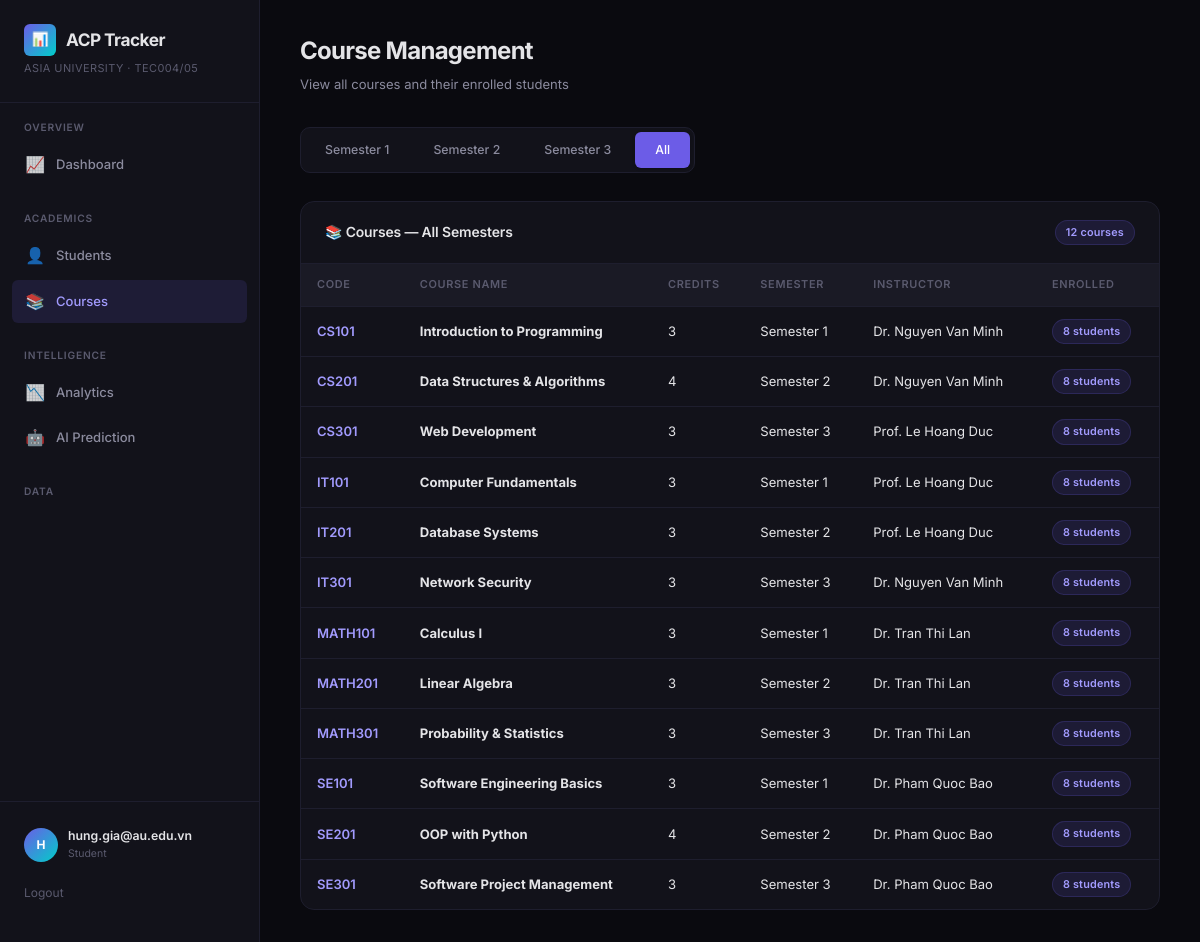
Screenshot of /courses (signed in) with the database file from the repository.
### tables this page shows
CREATE TABLE Students (
    id INTEGER PRIMARY KEY AUTOINCREMENT,
    student_code TEXT UNIQUE NOT NULL,
    name TEXT NOT NULL,
    email TEXT,
    date_of_birth TEXT,
    role TEXT DEFAULT 'student'
);

CREATE TABLE Semesters (
    id INTEGER PRIMARY KEY AUTOINCREMENT,
    name TEXT NOT NULL,
    year INTEGER NOT NULL,
    start_date TEXT,
    end_date TEXT
);

CREATE TABLE Courses (
    id INTEGER PRIMARY KEY AUTOINCREMENT,
    course_code TEXT UNIQUE NOT NULL,
    name TEXT NOT NULL,
    credits INTEGER NOT NULL,
    semester_id INTEGER NOT NULL,
    instructor_id INTEGER,
    FOREIGN KEY (semester_id) REFERENCES Semesters(id),
    FOREIGN KEY (instructor_id) REFERENCES Instructors(id)
);

CREATE TABLE Instructors (
    id INTEGER PRIMARY KEY AUTOINCREMENT,
    name TEXT NOT NULL,
    email TEXT,
    department TEXT,
    role TEXT DEFAULT 'instructor'
);

### app.py (the view)
@app.route("/courses")
@login_required
@require_role("admin", "instructor", "student")
def courses_page():
    semester_id = request.args.get("semester_id", type=int)
    semesters = get_semesters()
    semester_label = _semester_label(semester_id)
    course_objects = Course.all(semester_id)
    courses = []
    for c in course_objects:
        instructor = Instructor.from_db(c.instructor_id) if c.instructor_id else None
        courses.append({
            "id": c.id,
            "course_code": c.course_code,
            "name": c.name,
            "credits": c.credits,
            "semester_name": c.get_semester_name(),
            "instructor_name": instructor.name if instructor else "TBD",
            "enrolled_count": len(c.get_enrolled_students()),
        })
    return render_template(
        "courses.html",
        active_page="courses",
        semesters=semesters,
        current_semester=semester_id,
        semester_label=semester_label,
        courses=courses,
    )

### app.py (called while the page is built)
def get_semesters():
    return execute_query("SELECT * FROM Semesters ORDER BY id", fetchall=True)

def _semester_label(semester_id):
    if semester_id:
        sem = execute_query("SELECT name FROM Semesters WHERE id=?", (semester_id,), fetchone=True)
        return sem["name"] if sem else "Unknown"
    return "All Semesters"

### database/connection.py (called while the page is built)
@contextmanager
def get_connection():
    conn = sqlite3.connect(config.DB_PATH)
    conn.row_factory = sqlite3.Row
    conn.execute("PRAGMA foreign_keys = ON")
    try:
        yield conn
        conn.commit()
    except Exception:
        conn.rollback()
        raise
    finally:
        conn.close()

def execute_query(query, params=(), fetchone=False, fetchall=False):
    with get_connection() as conn:
        cursor = conn.execute(query, params)
        if fetchone:
            return cursor.fetchone()
        if fetchall:
            return cursor.fetchall()
        return cursor.lastrowid

### models/course.py (called while the page is built)
    @classmethod
    def all(cls, semester_id=None):
        if semester_id:
            rows = execute_query(
                "SELECT * FROM Courses WHERE semester_id=? ORDER BY course_code",
                (semester_id,), fetchall=True,
            )
        else:
            rows = execute_query("SELECT * FROM Courses ORDER BY course_code", fetchall=True)
        return [
            cls(
                course_code=r["course_code"], name=r["name"], credits=r["credits"],
                semester_id=r["semester_id"], instructor_id=r["instructor_id"], db_id=r["id"],
            )
            for r in rows
        ]

    def get_enrolled_students(self):
        return execute_query(
            """SELECT s.* FROM Students s
               JOIN Enrollments e ON s.id = e.student_id
               WHERE e.course_id = ? AND e.status = 'active'
               ORDER BY s.name""",
            (self.id,), fetchall=True,
        )

    def get_semester_name(self):
        row = execute_query("SELECT name FROM Semesters WHERE id=?", (self.semester_id,), fetchone=True)
        return row["name"] if row else "Unknown"

### models/person.py (called while the page is built)
    @classmethod
    def from_db(cls, instructor_id):
        row = execute_query(
            "SELECT * FROM Instructors WHERE id=?", (instructor_id,), fetchone=True
        )
        if not row:
            return None
        return cls(
            name=row["name"],
            email=row["email"],
            department=row["department"],
            db_id=row["id"],
        )

### templates/courses.html (shortened to what this page needs)
{% extends "base.html" %}
{% block content %}
<div class="page-header">
    <h2>Course Management</h2>
    <p class="page-subtitle">View all courses and their enrolled students</p>
</div>
<div class="semester-tabs" id="course-semester-filter">
    {% for sem in semesters %}
        <a href="{{ url_for('courses_page', semester_id=sem.id) }}"
           class="semester-tab {% if current_semester == sem.id %}active{% endif %}">
            {{ sem.name }}
        </a>
    {% endfor %}
    <a href="{{ url_for('courses_page') }}"
       class="semester-tab {% if current_semester is none %}active{% endif %}">
        All
    </a>
</div>
<div class="card animate-in">
    <div class="card-header">
        <h3>📚 Courses — {{ semester_label }}</h3>
        <span class="badge badge-accent">{{ courses|length }} courses</span>
    </div>
    <div class="card-body flush">
        <table class="data-table" id="courses-table">
            <thead>
                <tr>
                    <th>Code</th>
                    <th>Course Name</th>
                    <th>Credits</th>
                    <th>Semester</th>
                    <th>Instructor</th>
                    <th>Enrolled</th>
                </tr>
            </thead>
            <tbody>
                {% for c in courses %}
                <tr>
                    <td><span style="color: var(--accent-secondary); font-weight: 600;">{{ c.course_code }}</span></td>
                    <td><strong>{{ c.name }}</strong></td>
                    <td>{{ c.credits }}</td>
                    <td>{{ c.semester_name }}</td>
                    <td>{{ c.instructor_name or 'TBD' }}</td>
                    <td><span class="badge badge-accent">{{ c.enrolled_count }} students</span></td>
                </tr>
                {% endfor %}
            </tbody>
        </table>
    </div>
</div>
{% endblock %}

### templates/base.html (shortened to what this page needs)
<!DOCTYPE html>
<html lang="en">
<head>
    <link rel="stylesheet" href="{{ url_for('static', filename='css/style.css') }}">
</head>
<body>
    <div class="app-layout">
        <aside class="sidebar">
            <div class="sidebar-brand">
                <h1>
                    <span class="brand-icon">📊</span>
                    ACP Tracker
                </h1>
                <div class="brand-sub">Asia University · TEC004/05</div>
            </div>
            <nav class="sidebar-nav">
                <div class="nav-section">
                    <div class="nav-section-title">Overview</div>
                    <a href="{{ url_for('dashboard') }}" class="nav-link {% if active_page == 'dashboard' %}active{% endif %}" id="nav-dashboard">
                        <span class="nav-icon">📈</span> Dashboard
                    </a>
                </div>
                <div class="nav-section">
                    <div class="nav-section-title">Academics</div>
                    <a href="{{ url_for('students_page') }}" class="nav-link {% if active_page == 'students' %}active{% endif %}" id="nav-students">
                        <span class="nav-icon">👤</span> Students
                    </a>
                    <a href="{{ url_for('courses_page') }}" class="nav-link {% if active_page == 'courses' %}active{% endif %}" id="nav-courses">
                        <span class="nav-icon">📚</span> Courses
                    </a>
                </div>
                <div class="nav-section">
                    <div class="nav-section-title">Intelligence</div>
                    <a href="{{ url_for('analytics_page') }}" class="nav-link {% if active_page == 'analytics' %}active{% endif %}" id="nav-analytics">
                        <span class="nav-icon">📉</span> Analytics
                    </a>
                    <a href="{{ url_for('prediction_page') }}" class="nav-link {% if active_page == 'prediction' %}active{% endif %}" id="nav-prediction">
                        <span class="nav-icon">🤖</span> AI Prediction
                    </a>
                </div>
                <div class="nav-section">
                    <div class="nav-section-title">Data</div>
                </div>
            </nav>
            <div class="sidebar-footer">
                <div class="user-badge">
                    <div class="user-avatar">{{ (session.get('user_name', 'A'))[0] | upper }}</div>
                    <div class="user-info">
                        <div class="user-name">{{ session.get('user_name', 'Guest') }}</div>
                        <div class="user-role">{{ session.get('user_role', 'guest') }}</div>
                    </div>
                </div>
                {% if session.get('user_role') %}
                <a href="{{ url_for('logout') }}" style="display:block; margin-top:12px; font-size:0.8rem; color: var(--text-tertiary);">Logout</a>
                {% else %}
                <a href="{{ url_for('login') }}" style="display:block; margin-top:12px; font-size:0.8rem; color: var(--accent-secondary);">Login</a>
                {% endif %}
            </div>
        </aside>
        <main class="main-content">
            {% block content %}{% endblock %}
        </main>
    </div>
</body>
</html>

### rows the page displays
Students: get "hung.gia@au.edu.vn"
Semesters: name "Semester 1", semester_name "Semester 1" "Semester 1" "Semester 1" "Semester 1"
Semesters: name "Semester 2", semester_name "Semester 2" "Semester 2" "Semester 2" "Semester 2"
Semesters: name "Semester 3", semester_name "Semester 3" "Semester 3" "Semester 3" "Semester 3"
Courses: course_code "CS101", name "Introduction to Programming"
Instructors: name "Dr. Nguyen Van Minh" "Dr. Nguyen Van Minh" "Dr. Nguyen Van Minh"
Courses: course_code "CS201", name "Data Structures & Algorithms"
Courses: course_code "CS301", name "Web Development"
Instructors: name "Prof. Le Hoang Duc" "Prof. Le Hoang Duc" "Prof. Le Hoang Duc"
Courses: course_code "IT101", name "Computer Fundamentals"
Courses: course_code "IT201", name "Database Systems"
Courses: course_code "IT301", name "Network Security"
Courses: course_code "MATH101", name "Calculus I"
Instructors: name "Dr. Tran Thi Lan" "Dr. Tran Thi Lan" "Dr. Tran Thi Lan"
Courses: course_code "MATH201", name "Linear Algebra"
Courses: course_code "MATH301", name "Probability & Statistics"
Courses: course_code "SE101", name "Software Engineering Basics"
Instructors: name "Dr. Pham Quoc Bao" "Dr. Pham Quoc Bao" "Dr. Pham Quoc Bao"
Courses: course_code "SE201", name "OOP with Python"
Courses: course_code "SE301", name "Software Project Management"

### other values shown
{{ (session.get('user_name', 'A'))[0] | upper }} "H"
{{ session.get('user_role', 'guest') }} "Student"
{{ semester_label }} "All Semesters"
{{ courses|length }} "12"
{{ c.credits }} "3" "4" "3" "3" "3" "3" "3" "3" "3" "3" "4" "3"
{{ c.enrolled_count }} "8" "8" "8" "8" "8" "8" "8" "8" "8" "8" "8" "8"
